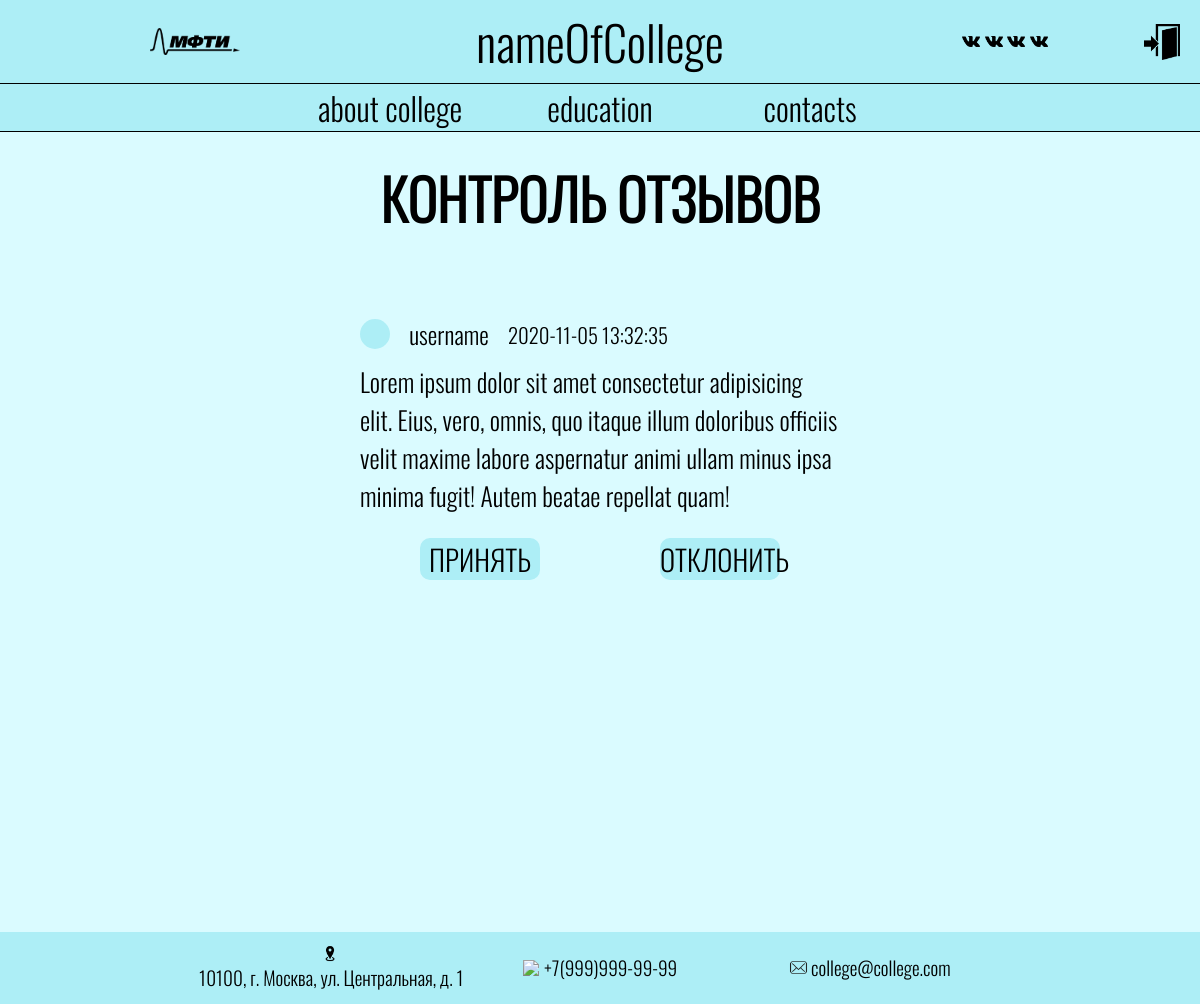
Page /controlReviews.php (signed in) on the committed database.
### tables this page shows
CREATE TABLE `reviews` (
  `id` int(11) NOT NULL,
  `nameUser` varchar(255) NOT NULL,
  `description` varchar(255) NOT NULL,
  `date` datetime NOT NULL,
  `status` int(11) NOT NULL
);

### controlReviews.php (the view, shortened to what this page needs)
<?
    require_once "./resources/php/connection.php";
?>
<!DOCTYPE html>
<html lang="en">
<head>
    <link rel="stylesheet" href="/resources/css/index.css">
    <link rel="stylesheet" href="/resources/css/header.css">
    <link rel="stylesheet" href="/resources/css/controlReviews.css">
    <link rel="stylesheet" href="/resources/css/footer.css">
</head>
<body>
    <? include "./resources/php/header.php"; ?>
    <main>
        <section class="controlReviews">
            <h2>КОНТРОЛЬ ОТЗЫВОВ</h2>
            <?
                $reviews = ($link -> query("SELECT * FROM `reviews` WHERE `status` = 1")) -> fetch_all(MYSQLI_ASSOC);
                foreach($reviews as $value){
            ?>
            <form class="review">
                <ul class="info">
                    <li><span></span></li>
                    <li><p class="nameUser"><?= $value["nameUser"];?></p></li>
                    <li><p class="dateReview"><?= $value["date"];?></p></li>
                </ul>
                <p class="description"><?= $value["description"];?></p>
                <ul class="controlPanel">
                    <li><a href="./resources/php/controlReview.php?id=<?= $value['id']; ?>&reviewStatus=2">ПРИНЯТЬ</a></li>
                    <li><a href="./resources/php/controlReview.php?id=<?= $value['id']; ?>&reviewStatus=3">ОТКЛОНИТЬ</a></li>
                </ul>
            </form>
            <?
                };
            ?>
        </section>
    </main>
    <? include "./resources/php/footer.php"; ?>
</body>
</html>

### resources/css/index.css (style rules this page uses)
* { margin: 0; padding: 0; box-sizing: border-box; font-family: Oswald, Arial; }
html { height: 100%; }
body { min-height: 100%; }
li { list-style-type: none; }
a { text-decoration: none; }

### resources/css/controlReviews.css (style rules this page uses)
main { width: 100%; height: 100%; background-color: #DAFBFF; display: flex; justify-content: center; align-items: center; }
.controlReviews { width: 40%; height: 100vh; display: flex; flex-flow: column wrap; justify-content: flex-start; align-items: center; }
.controlReviews h2 { width: 100%; height: 20%; font-size: 3.5em; text-align: center; margin-top: 5%; }
form.review { width: 100%; display: flex; flex-flow: column wrap; justify-content: center; align-items: center; }
ul.info { width: 100%; display: flex; flex-flow: row wrap; justify-content: flex-start; align-items: center; margin-bottom: 2%; }
ul.info li { padding-left: 4%; display: flex; justify-content: center; align-items: center; }
ul.info li span { background-color: #ADEEF6; border-radius: 50px; width: 30px; height: 30px; }
ul.info li:first-child { padding-left: 0; }
ul.info li p.nameUser { font-size: 1.5em; }
ul.info li p.dateReview { font-size: 1.3em; }
form.review p.description { width: 100%; font-size: 1.6em; }
ul.controlPanel { width: 100%; display: flex; flex-flow: row wrap; justify-content: space-around; align-items: center; margin-top: 5%; }
ul.controlPanel li { width: 50%; display: flex; justify-content: center; align-items: center; }
ul.controlPanel li a { width: 50%; text-align: center; color: black; font-size: 1.8em; background-color: #ADEEF6; border-radius: 10px; transition: all .3s; }

### rows in the picture
reviews: nameUser "username", date "2020-11-05 13:32:35", description "Lorem ipsum dolor sit amet consectetur adipisicing elit. Eius, vero, omnis, quo itaque illum doloribus officiis velit maxime labore aspernatur animi ullam minus ipsa minima fugit! Autem beatae repellat quam!"
